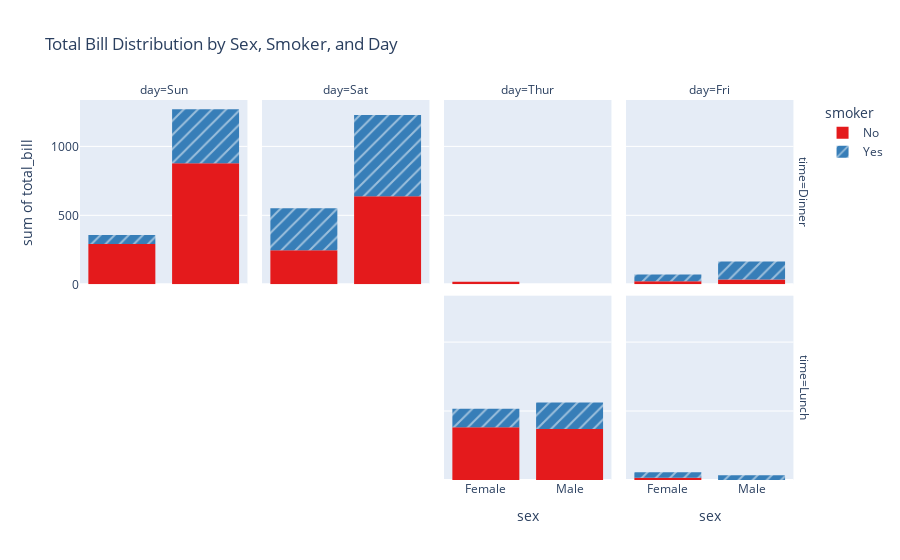

The notebook cell this image was saved under:
### Code cell
fig3 = px.histogram(tips_data, x="sex", y="total_bill", color="smoker", 
                    facet_col="day", facet_row="time", 
                    pattern_shape="smoker", color_discrete_sequence=px.colors.qualitative.Set1,
                    title="Total Bill Distribution by Sex, Smoker, and Day")
fig3.show()

### Figure 1 — Plotly figure (JSON) as saved in the notebook; plotly's stock layout.template omitted (floating-point values rounded to 4 significant figures)
{"data": [{"alignmentgroup": "True", "bingroup": "x", "histfunc": "sum", "hovertemplate": "smoker=No<br>time=Dinner<br>day=Sun<br>sex=%{x}<br>sum of total_bill=%{y}<extra></extra>", "legendgroup": "No", "marker": {"color": "rgb(228,26,28)", "pattern": {"shape": ""}}, "name": "No", "offsetgroup": "No", "orientation": "v", "showlegend": true, "type": "histogram", "x": ["Female", "Male", "Male", "Male", "Female", "Male", "Male", "Male", "Male", "Male", "Male", "Female", "Male", "Male", "Female", "Male", "Female", "Male", "Female", "Male", "Male", "Male", "Male", "Male", "Male", "Male", "Male", "Male", "Male", "Female", "Female", "Male", "Male", "Male", "Male", "Male", "Female", "Female", "Male", "Male", "Male", "Male", "Male", "Male", "Female", "Male", "Female", "Female", "Male", "Male", "Male", "Female", "Male", "Male", "Male", "Male", "Male"], "xaxis": "x5", "y": [16.99, 10.34, 21.01, 23.68, 24.59, 25.29, 8.77, 26.88, 15.04, 14.78, 10.27, 35.26, 15.42, 18.43, 14.83, 21.58, 10.33, 16.29, 16.97, 17.46, 13.94, 9.68, 30.4, 18.29, 22.23, 32.4, 28.55, 18.04, 12.54, 10.29, 34.81, 9.94, 25.56, 19.49, 38.07, 23.95, 25.71, 17.31, 29.93, 14.07, 13.13, 17.26, 24.55, 19.77, 29.85, 48.17, 25, 13.39, 16.49, 21.5, 12.66, 16.21, 13.81, 24.52, 20.76, 31.71, 20.69], "yaxis": "y5"}, {"alignmentgroup": "True", "bingroup": "x", "histfunc": "sum", "hovertemplate": "smoker=No<br>time=Dinner<br>day=Sat<br>sex=%{x}<br>sum of total_bill=%{y}<extra></extra>", "legendgroup": "No", "marker": {"color": "rgb(228,26,28)", "pattern": {"shape": ""}}, "name": "No", "offsetgroup": "No", "orientation": "v", "showlegend": false, "type": "histogram", "x": ["Male", "Male", "Female", "Female", "Male", "Male", "Male", "Male", "Male", "Male", "Female", "Male", "Male", "Female", "Female", "Male", "Male", "Male", "Female", "Male", "Male", "Male", "Female", "Male", "Male", "Male", "Female", "Male", "Male", "Female", "Female", "Male", "Female", "Male", "Male", "Female", "Male", "Male", "Male", "Male", "Male", "Male", "Female", "Male", "Male"], "xaxis": "x6", "y": [20.65, 17.92, 20.29, 15.77, 39.42, 19.82, 17.81, 13.37, 12.69, 21.7, 19.65, 9.55, 18.35, 15.06, 20.69, 17.78, 24.06, 16.31, 16.93, 18.69, 31.27, 16.04, 26.41, 48.27, 17.59, 20.08, 16.45, 20.23, 12.02, 17.07, 14.73, 10.51, 20.92, 18.24, 14, 7.25, 48.33, 20.45, 13.28, 11.61, 10.77, 10.07, 35.83, 29.03, 17.82], "yaxis": "y6"}, {"alignmentgroup": "True", "bingroup": "x", "histfunc": "sum", "hovertemplate": "smoker=No<br>time=Dinner<br>day=Thur<br>sex=%{x}<br>sum of total_bill=%{y}<extra></extra>", "legendgroup": "No", "marker": {"color": "rgb(228,26,28)", "pattern": {"shape": ""}}, "name": "No", "offsetgroup": "No", "orientation": "v", "showlegend": false, "type": "histogram", "x": ["Female"], "xaxis": "x7", "y": [18.78], "yaxis": "y7"}, {"alignmentgroup": "True", "bingroup": "x", "histfunc": "sum", "hovertemplate": "smoker=No<br>time=Dinner<br>day=Fri<br>sex=%{x}<br>sum of total_bill=%{y}<extra></extra>", "legendgroup": "No", "marker": {"color": "rgb(228,26,28)", "pattern": {"shape": ""}}, "name": "No", "offsetgroup": "No", "orientation": "v", "showlegend": false, "type": "histogram", "x": ["Male", "Female", "Male"], "xaxis": "x8", "y": [22.49, 22.75, 12.46], "yaxis": "y8"}, {"alignmentgroup": "True", "bingroup": "x", "histfunc": "sum", "hovertemplate": "smoker=No<br>time=Lunch<br>day=Thur<br>sex=%{x}<br>sum of total_bill=%{y}<extra></extra>", "legendgroup": "No", "marker": {"color": "rgb(228,26,28)", "pattern": {"shape": ""}}, "name": "No", "offsetgroup": "No", "orientation": "v", "showlegend": false, "type": "histogram", "x": ["Male", "Male", "Male", "Male", "Female", "Male", "Female", "Male", "Male", "Male", "Male", "Female", "Female", "Female", "Male", "Female", "Male", "Male", "Female", "Female", "Male", "Female", "Female", "Male", "Male", "Female", "Female", "Female", "Female", "Female", "Female", "Female", "Female", "Female", "Male", "Male", "Female", "Female", "Female", "Female", "Female", "Male", "Male", "Male"], "xaxis": "x3", "y": [27.2, 22.76, 17.29, 16.66, 10.07, 15.98, 34.83, 13.03, 18.28, 24.71, 21.16, 10.65, 12.43, 24.08, 11.69, 13.42, 14.26, 15.95, 12.48, 29.8, 8.52, 14.52, 11.38, 22.82, 19.08, 20.27, 11.17, 12.26, 18.26, 8.51, 10.33, 14.15, 13.16, 17.47, 34.3, 41.19, 27.05, 16.43, 8.35, 18.64, 11.87, 9.78, 7.51, 7.56], "yaxis": "y3"}, {"alignmentgroup": "True", "bingroup": "x", "histfunc": "sum", "hovertemplate": "smoker=No<br>time=Lunch<br>day=Fri<br>sex=%{x}<br>sum of total_bill=%{y}<extra></extra>", "legendgroup": "No", "marker": {"color": "rgb(228,26,28)", "pattern": {"shape": ""}}, "name": "No", "offsetgroup": "No", "orientation": "v", "showlegend": false, "type": "histogram", "x": ["Female"], "xaxis": "x4", "y": [15.98], "yaxis": "y4"}, {"alignmentgroup": "True", "bingroup": "x", "histfunc": "sum", "hovertemplate": "smoker=Yes<br>time=Dinner<br>day=Sun<br>sex=%{x}<br>sum of total_bill=%{y}<extra></extra>", "legendgroup": "Yes", "marker": {"color": "rgb(55,126,184)", "pattern": {"shape": "/"}}, "name": "Yes", "offsetgroup": "Yes", "orientation": "v", "showlegend": true, "type": "histogram", "x": ["Female", "Male", "Male", "Male", "Male", "Male", "Male", "Female", "Male", "Male", "Male", "Male", "Male", "Male", "Female", "Male", "Female", "Male", "Male"], "xaxis": "x5", "y": [17.51, 7.25, 31.85, 16.82, 32.9, 17.89, 14.48, 9.6, 34.63, 34.65, 23.33, 45.35, 23.17, 40.55, 20.9, 30.46, 18.15, 23.1, 15.69], "yaxis": "y5"}, {"alignmentgroup": "True", "bingroup": "x", "histfunc": "sum", "hovertemplate": "smoker=Yes<br>time=Dinner<br>day=Sat<br>sex=%{x}<br>sum of total_bill=%{y}<extra></extra>", "legendgroup": "Yes", "marker": {"color": "rgb(55,126,184)", "pattern": {"shape": "/"}}, "name": "Yes", "offsetgroup": "Yes", "orientation": "v", "showlegend": false, "type": "histogram", "x": ["Male", "Male", "Male", "Male", "Male", "Male", "Female", "Male", "Female", "Female", "Male", "Female", "Female", "Male", "Male", "Male", "Female", "Female", "Female", "Male", "Male", "Male", "Male", "Male", "Female", "Male", "Male", "Female", "Female", "Female", "Male", "Male", "Male", "Female", "Female", "Male", "Male", "Male", "Male", "Male", "Female", "Male"], "xaxis": "x6", "y": [38.01, 11.24, 20.29, 13.81, 11.02, 18.29, 3.07, 15.01, 26.86, 25.28, 17.92, 44.3, 22.42, 15.36, 20.49, 25.21, 14.31, 10.59, 10.63, 50.81, 15.81, 26.59, 38.73, 24.27, 12.76, 30.06, 25.89, 13.27, 28.17, 12.9, 28.15, 11.59, 7.74, 30.14, 22.12, 24.01, 15.69, 15.53, 12.6, 32.83, 27.18, 22.67], "yaxis": "y6"}, {"alignmentgroup": "True", "bingroup": "x", "histfunc": "sum", "hovertemplate": "smoker=Yes<br>time=Dinner<br>day=Fri<br>sex=%{x}<br>sum of total_bill=%{y}<extra></extra>", "legendgroup": "Yes", "marker": {"color": "rgb(55,126,184)", "pattern": {"shape": "/"}}, "name": "Yes", "offsetgroup": "Yes", "orientation": "v", "showlegend": false, "type": "histogram", "x": ["Male", "Female", "Female", "Male", "Male", "Male", "Male", "Female", "Female"], "xaxis": "x8", "y": [28.97, 5.75, 16.32, 40.17, 27.28, 12.03, 21.01, 11.35, 15.38], "yaxis": "y8"}, {"alignmentgroup": "True", "bingroup": "x", "histfunc": "sum", "hovertemplate": "smoker=Yes<br>time=Lunch<br>day=Thur<br>sex=%{x}<br>sum of total_bill=%{y}<extra></extra>", "legendgroup": "Yes", "marker": {"color": "rgb(55,126,184)", "pattern": {"shape": "/"}}, "name": "Yes", "offsetgroup": "Yes", "orientation": "v", "showlegend": false, "type": "histogram", "x": ["Male", "Male", "Male", "Female", "Male", "Male", "Male", "Male", "Female", "Female", "Male", "Male", "Female", "Female", "Female", "Male", "Female"], "xaxis": "x3", "y": [19.44, 32.68, 16, 19.81, 28.44, 15.48, 16.58, 10.34, 43.11, 13, 13.51, 18.71, 12.74, 13, 16.4, 20.53, 16.47], "yaxis": "y3"}, {"alignmentgroup": "True", "bingroup": "x", "histfunc": "sum", "hovertemplate": "smoker=Yes<br>time=Lunch<br>day=Fri<br>sex=%{x}<br>sum of total_bill=%{y}<extra></extra>", "legendgroup": "Yes", "marker": {"color": "rgb(55,126,184)", "pattern": {"shape": "/"}}, "name": "Yes", "offsetgroup": "Yes", "orientation": "v", "showlegend": false, "type": "histogram", "x": ["Male", "Female", "Male", "Male", "Female", "Female"], "xaxis": "x4", "y": [12.16, 13.42, 8.58, 13.42, 16.27, 10.09], "yaxis": "y4"}], "layout": {"annotations": [{"font": {}, "showarrow": false, "text": "day=Sun", "x": 0.115, "xanchor": "center", "xref": "paper", "y": 1, "yanchor": "bottom", "yref": "paper"}, {"font": {}, "showarrow": false, "text": "day=Sat", "x": 0.365, "xanchor": "center", "xref": "paper", "y": 1, "yanchor": "bottom", "yref": "paper"}, {"font": {}, "showarrow": false, "text": "day=Thur", "x": 0.615, "xanchor": "center", "xref": "paper", "y": 1, "yanchor": "bottom", "yref": "paper"}, {"font": {}, "showarrow": false, "text": "day=Fri", "x": 0.865, "xanchor": "center", "xref": "paper", "y": 1, "yanchor": "bottom", "yref": "paper"}, {"font": {}, "showarrow": false, "text": "time=Lunch", "textangle": 90, "x": 0.98, "xanchor": "left", "xref": "paper", "y": 0.2425, "yanchor": "middle", "yref": "paper"}, {"font": {}, "showarrow": false, "text": "time=Dinner", "textangle": 90, "x": 0.98, "xanchor": "left", "xref": "paper", "y": 0.7575, "yanchor": "middle", "yref": "paper"}], "autosize": true, "barmode": "relative", "legend": {"title": {"text": "smoker"}, "tracegroupgap": 0}, "title": {"text": "Total Bill Distribution by Sex, Smoker, and Day"}, "xaxis": {"anchor": "y", "autorange": true, "domain": [0, 0.23], "range": [-0.5, 1.5], "title": {"text": "sex"}}, "xaxis2": {"anchor": "y2", "domain": [0.25, 0.48], "matches": "x", "title": {"text": "sex"}}, "xaxis3": {"anchor": "y3", "autorange": true, "domain": [0.5, 0.73], "matches": "x", "range": [-0.5, 1.5], "title": {"text": "sex"}, "type": "category"}, "xaxis4": {"anchor": "y4", "autorange": true, "domain": [0.75, 0.98], "matches": "x", "range": [-0.5, 1.5], "title": {"text": "sex"}, "type": "category"}, "xaxis5": {"anchor": "y5", "autorange": true, "domain": [0, 0.23], "matches": "x", "range": [-0.5, 1.5], "showticklabels": false, "type": "category"}, "xaxis6": {"anchor": "y6", "autorange": true, "domain": [0.25, 0.48], "matches": "x", "range": [-0.5, 1.5], "showticklabels": false, "type": "category"}, "xaxis7": {"anchor": "y7", "autorange": true, "domain": [0.5, 0.73], "matches": "x", "range": [-0.5, 1.5], "showticklabels": false, "type": "category"}, "xaxis8": {"anchor": "y8", "autorange": true, "domain": [0.75, 0.98], "matches": "x", "range": [-0.5, 1.5], "showticklabels": false, "type": "category"}, "yaxis": {"anchor": "x", "autorange": true, "domain": [0, 0.485], "range": [0, 1336.0], "title": {"text": "sum of total_bill"}}, "yaxis2": {"anchor": "x2", "domain": [0, 0.485], "matches": "y", "showticklabels": false}, "yaxis3": {"anchor": "x3", "autorange": true, "domain": [0, 0.485], "matches": "y", "range": [0, 1336.0], "showticklabels": false, "type": "linear"}, "yaxis4": {"anchor": "x4", "autorange": true, "domain": [0, 0.485], "matches": "y", "range": [0, 1336.0], "showticklabels": false, "type": "linear"}, "yaxis5": {"anchor": "x5", "autorange": true, "domain": [0.515, 1], "matches": "y", "range": [0, 1336.0], "title": {"text": "sum of total_bill"}, "type": "linear"}, "yaxis6": {"anchor": "x6", "autorange": true, "domain": [0.515, 1], "matches": "y", "range": [0, 1336.0], "showticklabels": false, "type": "linear"}, "yaxis7": {"anchor": "x7", "autorange": true, "domain": [0.515, 1], "matches": "y", "range": [0, 1336.0], "showticklabels": false, "type": "linear"}, "yaxis8": {"anchor": "x8", "autorange": true, "domain": [0.515, 1], "matches": "y", "range": [0, 1336.0], "showticklabels": false, "type": "linear"}}}
